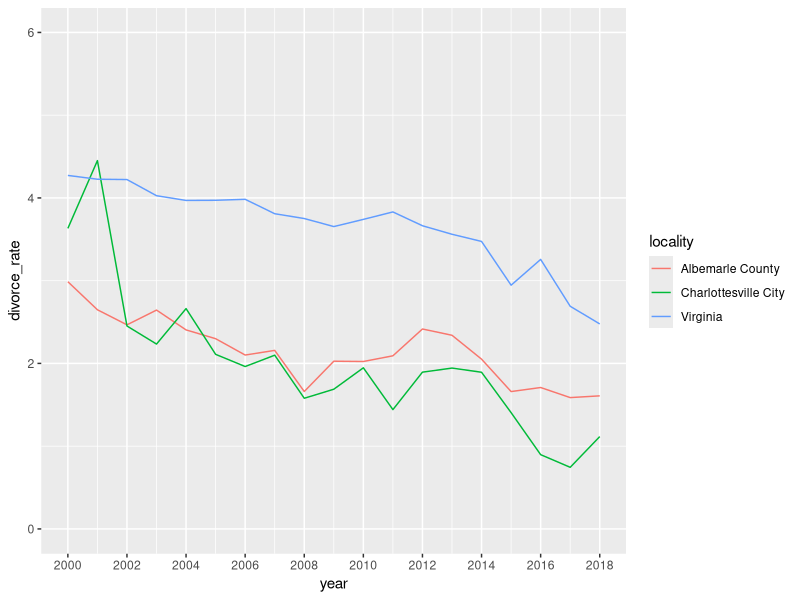
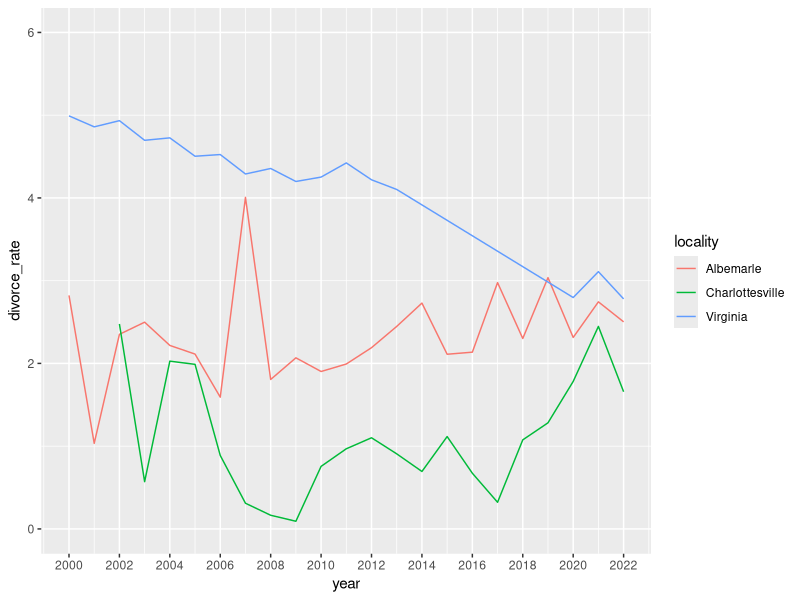
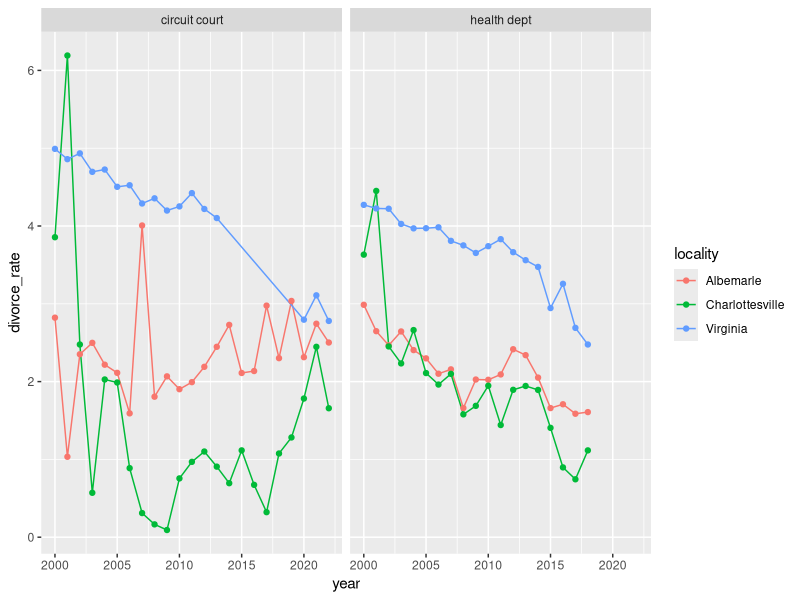
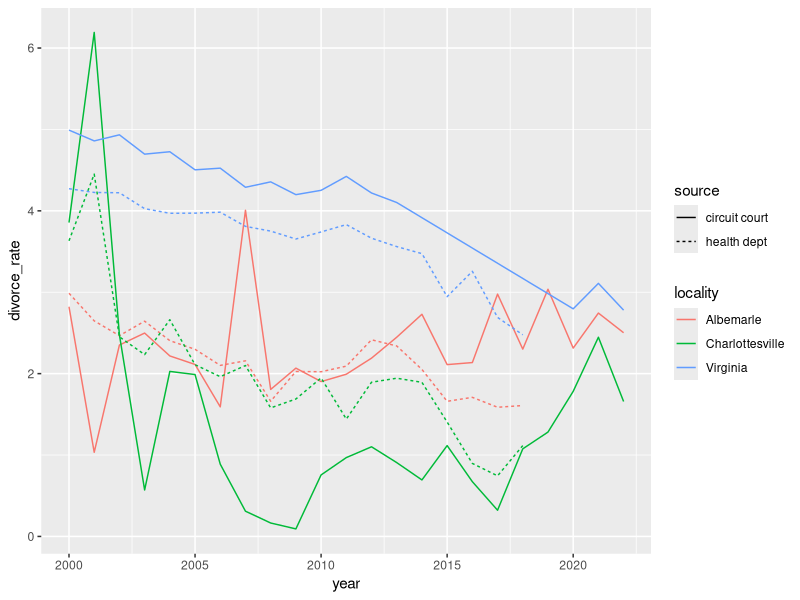

The R source for these figures, in order:
# compare divorce data

library(tidyverse)

divorce_vdh <- read_csv("data/divorce_vdh.csv")
divorce_cc <- read_csv("data/divorce_circuit.csv")

# compare entire series
ggplot(divorce_vdh, 
                  aes(x = year, y = divorce_rate, color = locality)) +
  geom_line() +
  scale_y_continuous(limits = c(0,6)) +
  scale_x_continuous(breaks = seq(2000,2022, 2)) 

ggplot(divorce_cc, 
                  aes(x = year, y = divorce_rate, color = locality)) +
  geom_line() +
  scale_y_continuous(limits = c(0,6)) +
  scale_x_continuous(breaks = seq(2000,2022, 2)) 

# together
divorce_vdh <- divorce_vdh %>% 
  mutate(locality = str_remove(locality, " County| City"))

combined <- bind_rows(
  divorce_cc %>% mutate(source = "circuit court"),
  divorce_vdh %>% mutate(source = "health dept")
)

## facet
ggplot(combined, aes(x = year, y = divorce_rate, color = locality)) +
  geom_line() +
  geom_point() +
  facet_wrap(~source)

## on same graph
ggplot(combined, aes(x = year, y = divorce_rate, 
                     color = locality, linetype = source)) +
  geom_line()





